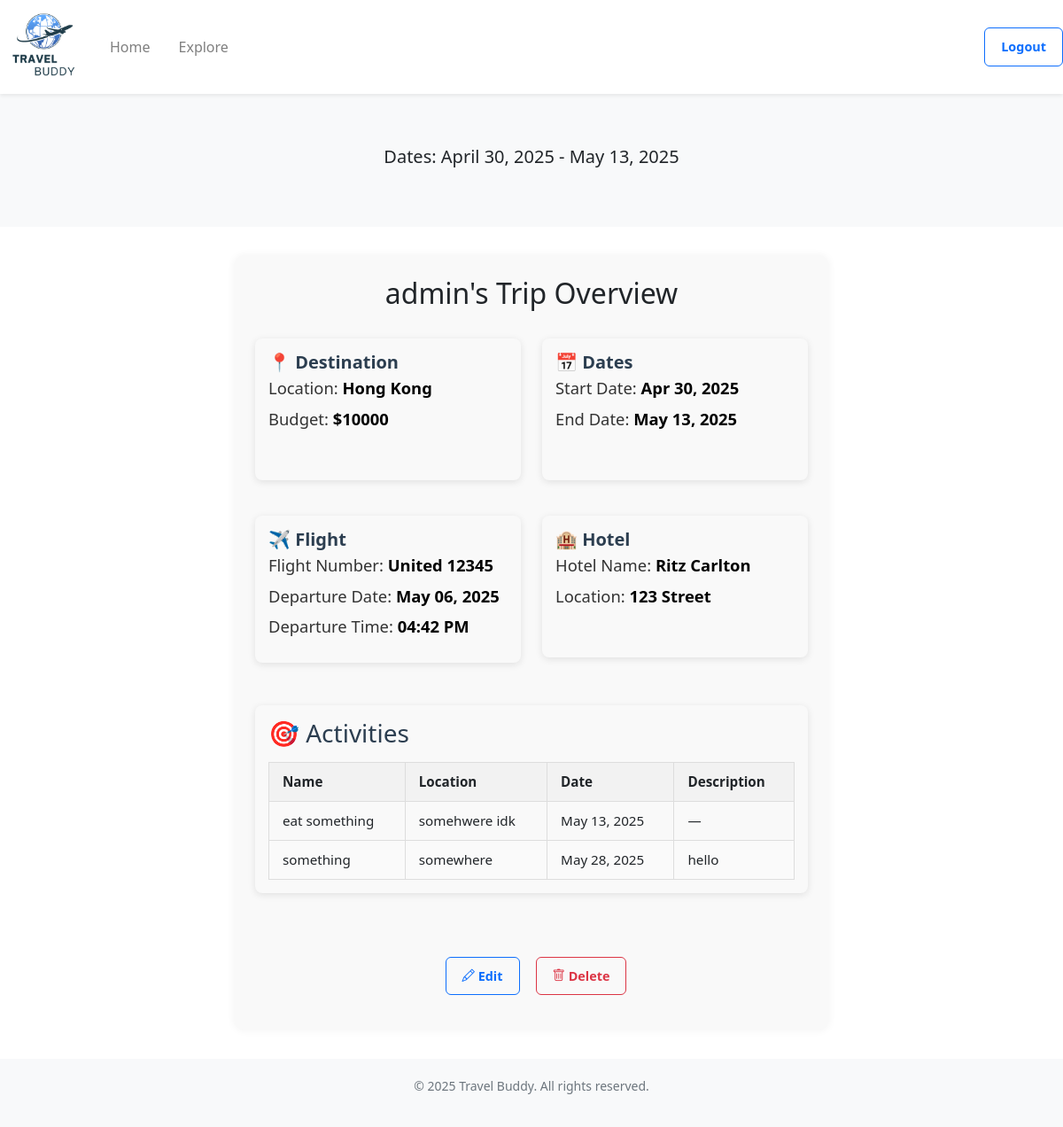
/plan/1 (signed in), run on an earlier commit of the app's database.
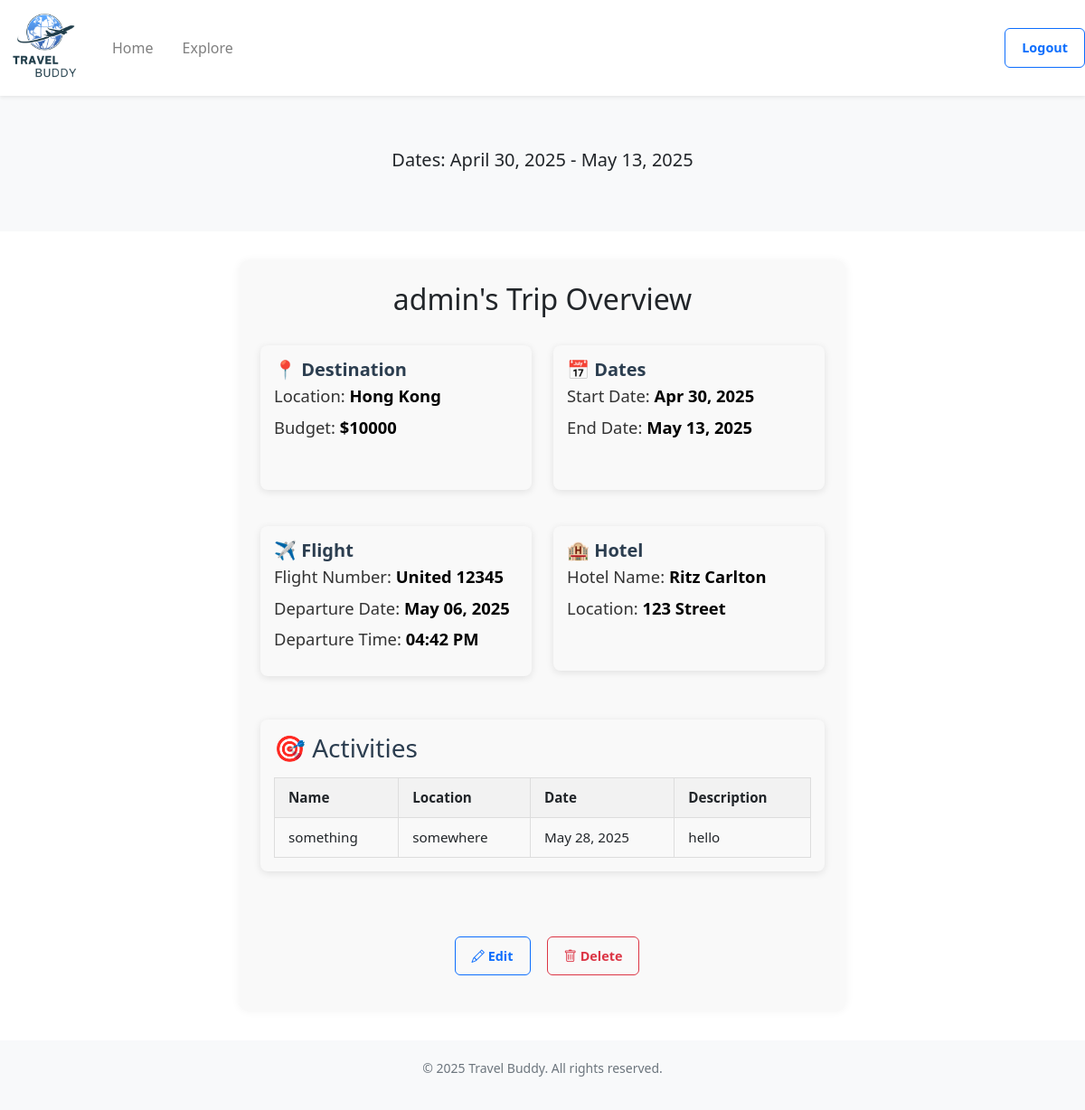
And on a later commit of the database.
### website/models.py (models this page shows)
class Trip(db.Model):
    __tablename__ = 'trip'
    id = db.Column(db.Integer, primary_key=True)
    destination = db.Column(db.String(200), nullable=False)
    start_date = db.Column(db.Date, nullable=False)
    end_date = db.Column(db.Date, nullable=False)
    travelers = db.Column(db.Integer)
    budget = db.Column(db.Integer)
    public = db.Column(db.Boolean, default=False)  # for sharing on explore page (False = private, True = public)
    user_id = db.Column(db.Integer, db.ForeignKey('user.id'))           # each trip belongs to a user
    flights = db.relationship('Flight', backref='trip', cascade="all, delete-orphan")
    hotels = db.relationship('Hotel', backref='trip', cascade="all, delete-orphan")
    activities = db.relationship('Activity', backref='trip', cascade="all, delete-orphan")
    bookings = db.relationship('Booking', backref='trip', cascade="all, delete-orphan")

class User(db.Model, UserMixin):
    __tablename__ = 'user'
    id = db.Column(db.Integer, primary_key=True)
    name = db.Column(db.String(200))
    email = db.Column(db.String(200), unique=True)
    password = db.Column(db.String(200))

class Flight(db.Model):
   __tablename__ = 'flight'
   id = db.Column(db.Integer, primary_key=True)
   airline = db.Column(db.String(200))
   flight_number = db.Column(db.Integer, nullable=False)
   departure_date = db.Column(db.Date, nullable=False)
   departure_time = db.Column(db.Time, nullable=False)
   trip_id = db.Column(db.Integer, db.ForeignKey('trip.id', ondelete="CASCADE"))

class Hotel(db.Model):
    __tablename__ = 'hotel'
    id = db.Column(db.Integer, primary_key=True)
    hotel_name = db.Column(db.String(200), nullable=False)
    location = db.Column(db.String(200), nullable=False)
    trip_id = db.Column(db.Integer, db.ForeignKey('trip.id', ondelete="CASCADE"))

class Activity(db.Model):
    __tablename__ = 'activity'
    id = db.Column(db.Integer, primary_key=True)
    activity_name = db.Column(db.String(200), nullable=False)
    location = db.Column(db.String(200), nullable=False)
    date = db.Column(db.Date, nullable=False)
    description = db.Column(db.String(500))
    trip_id = db.Column(db.Integer, db.ForeignKey('trip.id', ondelete="CASCADE"))

### website/views.py (the view)
@views.route('/plan/<int:trip_id>')
@login_required
def view_plan(trip_id):
    trip = Trip.query.get_or_404(trip_id)
    flight = Flight.query.filter_by(trip_id=trip_id).first()
    hotel = Hotel.query.filter_by(trip_id=trip_id).first()
    activities = Activity.query.filter_by(trip_id=trip_id).all()
    if trip.user_id != current_user.id:
        abort(403)
    return render_template("plan.html", user=current_user, trip=trip, flight=flight, hotel=hotel, activities=activities)

### website/__init__.py (called while the page is built)
def create_app():
    app = Flask(__name__)
    app.config['SECRET_KEY'] = 'asdfa asdfa'
    app.config['SQLALCHEMY_DATABASE_URI'] = f'sqlite:///{DB_NAME}'
    app.config['DATABASE'] = os.path.join(app.instance_path, DB_NAME)
    db.init_app(app)
    from .views import views
    from .auth import auth
    app.register_blueprint(views, url_prefix='/')
    app.register_blueprint(auth, url_prefix='/')
    from .models import User
    with app.app_context():
        if not path.exists(DB_NAME):
            db.create_all()
            print("Database created successfully")
    login_manager = LoginManager()
    login_manager.login_view = 'auth.login'
    login_manager.init_app(app)
    @login_manager.user_loader
    def load_user(id):
        return User.query.get(int(id))
    return app

### website/templates/plan.html (shortened to what this page needs)
<!DOCTYPE html>
<html>
  <head>
    <link rel="stylesheet" href="https://stackpath.bootstrapcdn.com/bootstrap/4.4.1/css/bootstrap.min.css" />
    <link href="https://cdn.jsdelivr.net/npm/bootstrap-icons/font/bootstrap-icons.css" rel="stylesheet" />
    <link rel="stylesheet" href="https://stackpath.bootstrapcdn.com/font-awesome/4.7.0/css/font-awesome.min.css" />
    <link href="https://cdn.jsdelivr.net/npm/bootstrap@5.3.0/dist/css/bootstrap.min.css" rel="stylesheet" />
  </head>
  <body class="min-vh-100 d-flex flex-column">
    <nav class="navbar navbar-expand-lg navbar-light bg-white shadow-sm">
      <a class="navbar-brand" href="/home">
        <img src="{{url_for('static', filename='images/logo.png')}}" class="d-inline-block align-top logo-nav" />
      </a>
      <div class="collapse navbar-collapse" id="navbar">
        <div class="navbar-nav">
          <a class="nav-item nav-link mr-3" id="home" href="/home">Home</a>
          <a class="nav-item nav-link" id="explore" href="/explore">Explore</a>
        </div>
        <div class="ml-auto">
          <a class="btn btn-outline-primary" id="logout" href="/" role="button">Logout</a>
        </div>
      </div>
    </nav>
    <section class="hero">
      <div class="container">
        <p style="text-align: center" class="lead mt-3 mb-4">Dates: {{ trip.start_date.strftime('%B %d, %Y') }} - {{ trip.end_date.strftime('%B %d, %Y') }}</p>
      </div>
    </section>
    <div class="trip-summary">
      <h2>{{ user.name }}'s Trip Overview</h2>
      <div class="row mt-3">
        <div class="col-md-6">
          <section class="trip-info-card">
            <h3 class="trip-info-title">📍 Destination</h3>
            <p class="trip-info-detail">Location: <strong>{{ trip.destination }}</strong></p>
            <p class="trip-info-detail">Budget: <strong>${{trip.budget}}</strong></p>
          </section>
        </div>
        <div class="col-md-6">
          <section class="trip-info-card">
            <h3 class="trip-info-title">📅 Dates</h3>
            <p class="trip-info-detail">Start Date: <strong>{{ trip.start_date.strftime('%b %d, %Y') }}</strong></p>
            <p class="trip-info-detail">End Date: <strong>{{ trip.end_date.strftime('%b %d, %Y') }}</strong></p>
          </section>
        </div>
      </div>
      <div class="row mt-3">
        {% if flight %}
        <div class="col-md-6">
          <section class="trip-info-card">
            <h3 class="trip-info-title">✈️ Flight</h3>
            <p class="trip-info-detail">Flight Number: <strong>{{ flight.airline }} {{ flight.flight_number }}</strong></p>
            <p class="trip-info-detail">Departure Date: <strong>{{ flight.departure_date.strftime('%b %d, %Y') }}</strong></p>
            <p class="trip-info-detail">Departure Time: <strong>{{ flight.departure_time.strftime('%I:%M %p') }}</strong></p>
          </section>
        </div>
        {% endif %} {% if hotel %}
        <div class="col-md-6">
          <section class="trip-info-card">
            <h3 class="trip-info-title">🏨 Hotel</h3>
            <p class="trip-info-detail">Hotel Name: <strong>{{ hotel.hotel_name }}</strong></p>
            <p class="trip-info-detail">Location: <strong>{{ hotel.location }}</strong></p>
          </section>
        </div>
        {% endif %}
      </div>
      {% if activities %}
      <div class="row mt-4">
        <div class="col-md-12">
          <section class="trip-info-card">
            <h3>🎯 Activities</h3>
            <table class="activity-table">
              <thead>
                <tr>
                  <th>Name</th>
                  <th>Location</th>
                  <th>Date</th>
                  <th>Description</th>
                </tr>
              </thead>
              <tbody>
                {% for activity in activities|sort(attribute='date') %}
                <tr>
                  <td>{{ activity.activity_name }}</td>
                  <td>{{ activity.location }}</td>
                  <td>{{ activity.date.strftime('%b %d, %Y') }}</td>
                  <td>{{ activity.description or '—' }}</td>
                </tr>
                {% endfor %}
              </tbody>
            </table>
          </section>
        </div>
      </div>
      {% endif %}
      <div class="d-flex justify-content-center mt-5 mb-3">
        <div class="d-flex gap-2">
          <a href="{{ url_for('views.edit_plan', trip_id=trip.id) }}" class="btn btn-sm btn-outline-primary"> <i class="bi bi-pencil"></i> Edit </a>
          <form action="{{ url_for('views.delete_plan', trip_id=trip.id) }}" method="POST" onsubmit="return confirm('Are you sure you want to delete this trip?');">
            <button type="submit" class="btn btn-sm btn-outline-danger"><i class="bi bi-trash"></i> Delete</button>
          </form>
        </div>
      </div>
    </div>
    <footer class="footer mt-auto">
      <div class="container">
        <p>© 2025 Travel Buddy. All rights reserved.</p>
      </div>
    </footer>
  </body>
</html>

### website/templates/plan.html (style rules this page uses)
.hero { background: #f8f9fa; padding: 40px 0; text-align: left; }
.footer { background: #f8f9fa; padding: 20px 0; text-align: center; font-size: 14px; color: #6c757d; }
.logo-nav { width: 100px; height: 80px; object-fit: contain; }
.trip-summary { max-width: 700px; margin: 2rem auto; padding: 1.5rem; border-radius: 12px; background-color: #f9f9f9; box-shadow: 0 0 10px rgba(0, 0, 0, 0.05); font-family: 'Segoe UI', sans-serif; }
.trip-summary section { margin-bottom: 1.5rem; }
.trip-summary h2 { text-align: center; margin-bottom: 2rem; }
.trip-summary h3 { margin-bottom: 0.5rem; color: #2c3e50; }
.activity-table { width: 100%; border-collapse: collapse; margin-top: 1rem; font-size: 0.95rem; }
.activity-table th, .activity-table td { padding: 10px 15px; border: 1px solid #ddd; text-align: left; }
.activity-table thead { background-color: #f2f2f2; }
.btn { display: inline-block; padding: 10px 18px; margin-left: 10px; font-size: 0.9rem; font-weight: bold; text-decoration: none; border-radius: 6px; cursor: pointer; }
.trip-info-card { min-height: 160px; min-width: 300px; background-color: #f9f9f9; border-radius: 8px; padding: 15px; margin-bottom: 20px; box-shadow: 0 2px 8px rgba(0, 0, 0, 0.1); }
.trip-info-title { font-size: 1.25rem; font-weight: 600; margin-bottom: 10px; color: #007bff; }
.trip-info-detail { font-size: 1.15rem; color: #333; line-height: 1; }
.trip-info-detail strong { color: #000; font-weight: 700; }

What changed in the data, as far as the page shows it:
removed Activity: activity_name "eat something", location "somehwere idk", date "May 13, 2025", description "—"
